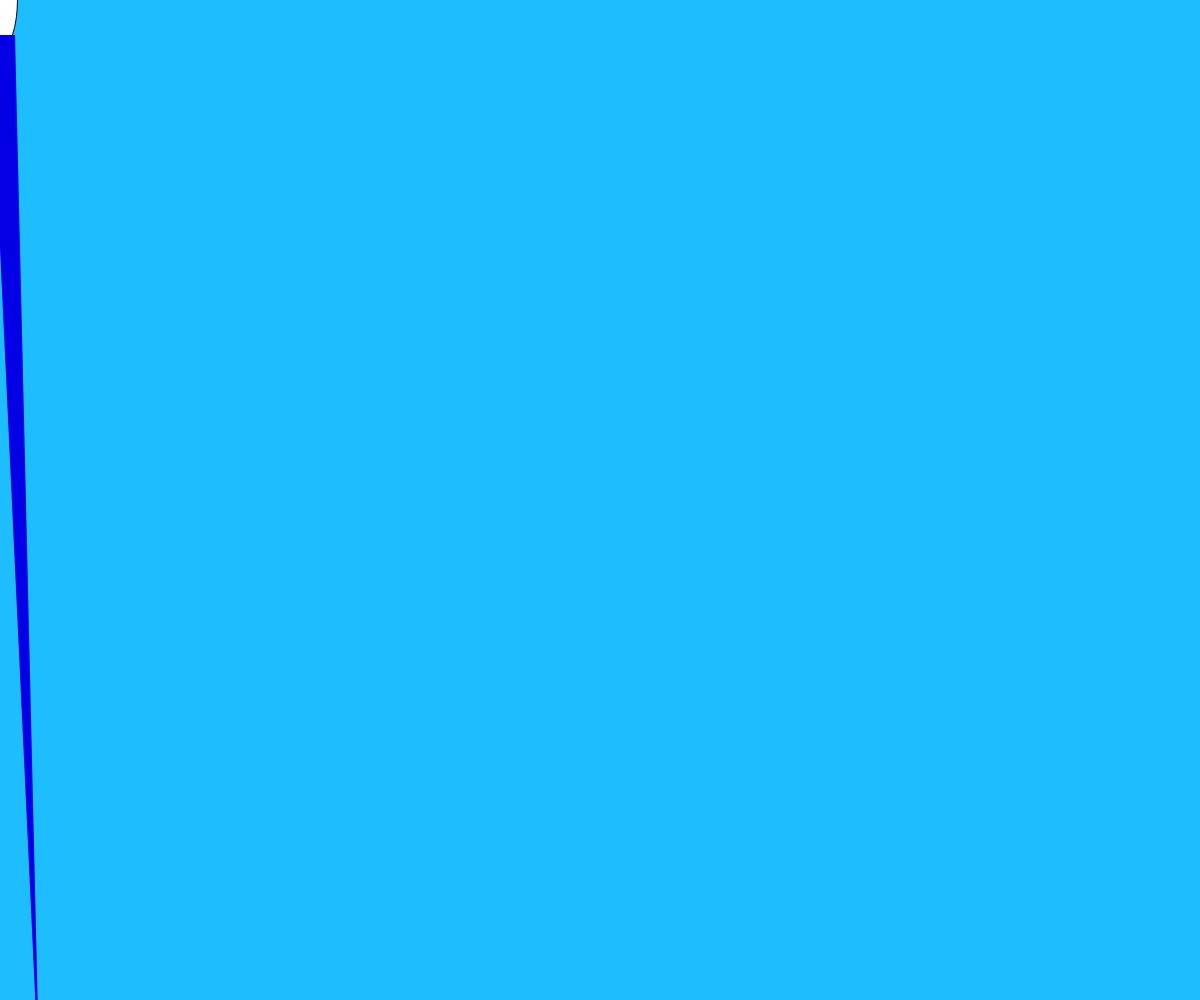
Frame 1 (no input)
Frame 60 (no input): identical to frame 1, image omitted
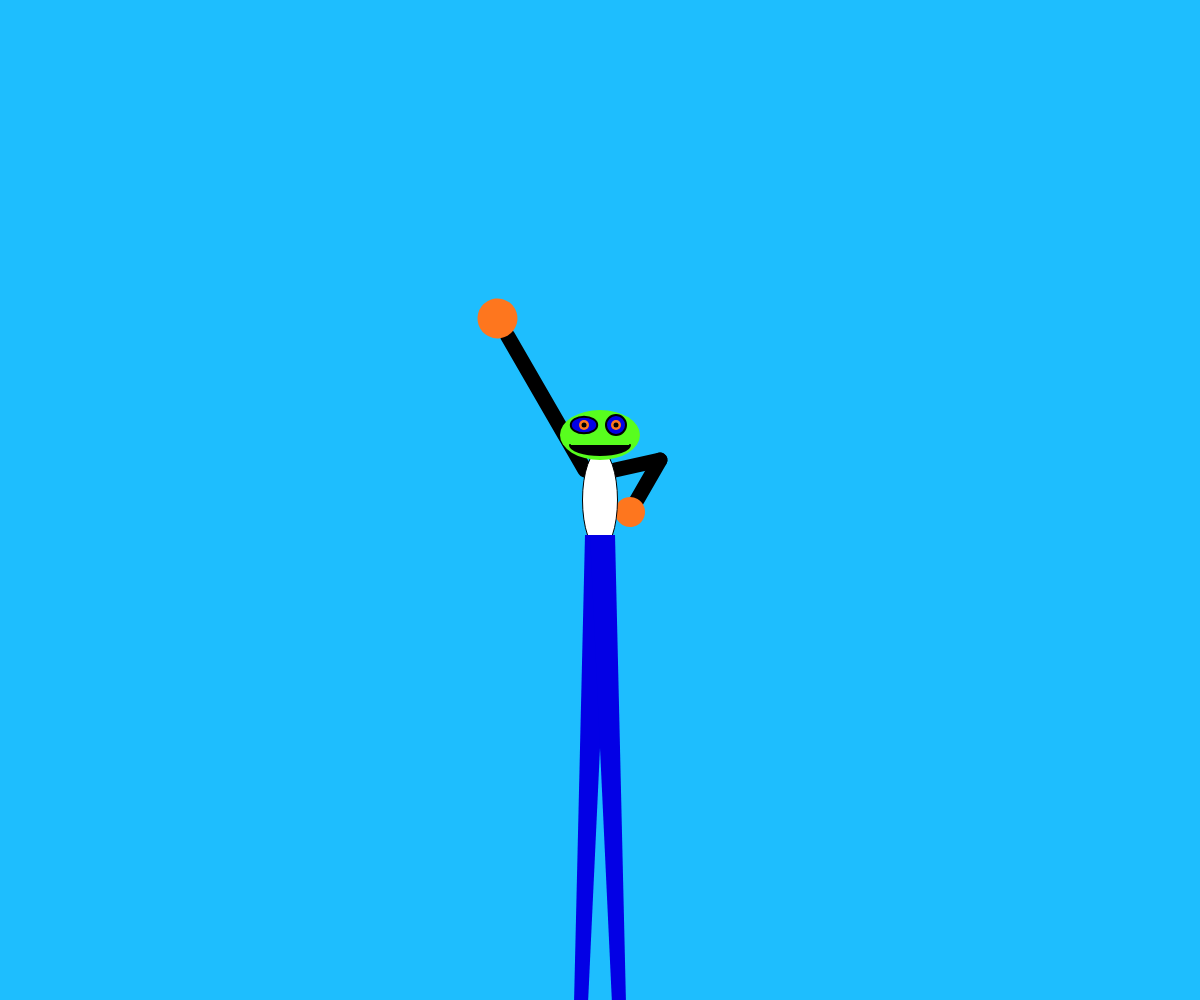
Frame 120 (the mouse pressed at the canvas centre since frame 60)

The p5.js sketch that drew these frames (run headless with seeded random() and noise() and a simulated clock; from frame 60 on, the mouse is pressed at the canvas centre):

// p5.js sketch
// ── sketch.js
/**
 * Attempt at Spinning Person
 *
 */

function setup(){
  createCanvas( windowWidth, windowHeight )
}

var headAngle = 0;
var headRotationRate = 0;
var armAngle = 0;
var headWidth = 80;
var headHeight = 50;

function draw(){
    // erase every frame
    background('#1EBEFE');
    // turn cursor off
    noCursor();

    // UPDATE VALUES
    // base head rotation rate on mouseY pos
    headRotationRate = (mouseY * 0.2) - 20;
    // head angle update,
    // equal itself plus headRotationRate
    headAngle = headAngle + headRotationRate;
    // arm spin at constant rate
    armAngle = armAngle - 2;


    // ********************
    // PERSON
    // ********************
    push();

    // make person follow mouse.
    translate( mouseX, mouseY );

    // ARMS
    push();
    // right arm
    strokeWeight( 15 );
    stroke( 0 );
    // spinning forearm
    push();
    // moving position of arm
    // to facilitate rotation
    translate( 60, -40);
    // rotate arm
    rotate( radians(armAngle) );
    // draw arm
    line( 0, 0, 55, 0 );
    // draw a hand
    fill( '#FE761E' );
    noStroke();
    ellipse( 60, 0, 30 );
    pop();
    // draw static upper arm
    line( 15, -30, 60, -40 );

    // left arm
    push();
    // move to center to facilitate the rotate
    translate( -15, -30 );
    // rotate based on mouseX pos
    rotate( radians( mouseX ) );
    // drawing arm and hand
    line( 0, 0, 155, 0);
    fill( '#FE761E' );
    noStroke();
    ellipse( 175, 0, 40 );
    pop();
    pop();


// PERSONS BODY
// AWESOME BODY
ellipse( 0, 0, 35, 100 );

// HEAD
push();
noStroke();
fill( '#58FE1E' );
// move center
translate( 0, -65 );
// rotate head
rotate( radians(headAngle) );
// draw head
ellipse( 0, 0, headWidth, headHeight );
stroke(0);
fill( '#0300E5' );
// eyes
strokeWeight(2);
push();
// draw eyes based on head size
translate( headWidth * -0.2, headHeight * -0.2 );
ellipse( 0, 0, headWidth * 0.33, headHeight * 0.33 );
noStroke();
fill( '#FE761E' );
ellipse( 0, 0, 10 );
fill( 0 );
ellipse( 0, 0, 5 );
pop();
push();
translate( headWidth * 0.2, headHeight * -0.2 );
ellipse( 0, 0, 20 );
noStroke();
fill( '#FE761E' );
ellipse( 0, 0, 10 );
fill( 0 );
ellipse( 0, 0, 5 );
pop();

// MOUTH
push();
fill( 0 );
arc( 0, headHeight * 0.2, 60, 20, 0, PI );
pop();
pop(); // End head

// LEGS
fill( '#0300E5' );
noStroke();
// legs out of bottom window
triangle( -15, 35, 10, 35, -40, height+100 );
    triangle( 15, 35, -10, 35, 40, height+100 );

pop(); // end guy

}
